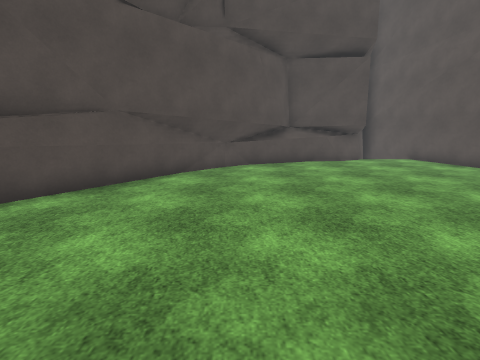
view 1 (above)

13 first-person views from a walk through a scene from a Unity 3-D project. The camera is 1.5 m above the floor, tilts 10° down and sees 80° across. The floor is counted in squares, 1 m on a side. Each view is taken from the middle of a square. On the plan, view 1 faces up. The plan holds only what a view shows up to about 14 squares ahead; the rest is blank. The place goes on beyond the plan. The player character is not drawn. Surface patterns are stand-ins for the level's own textures.

view 2
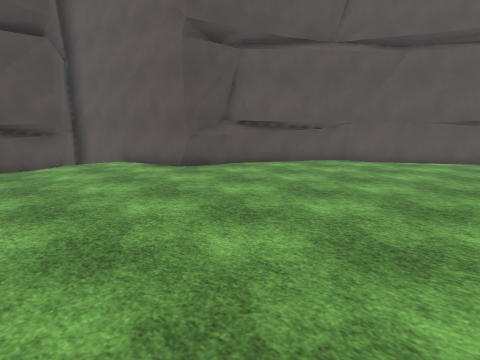

view 3
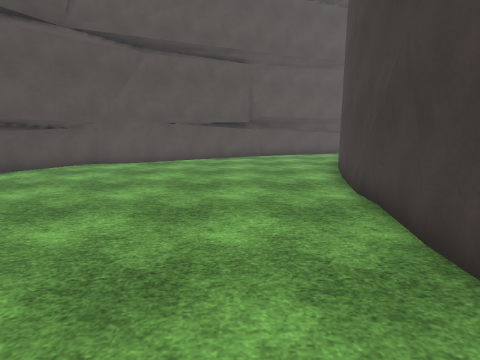

view 4
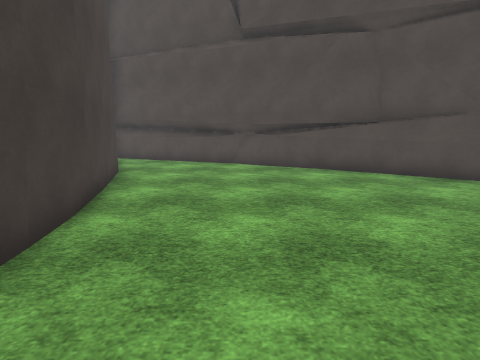

view 5
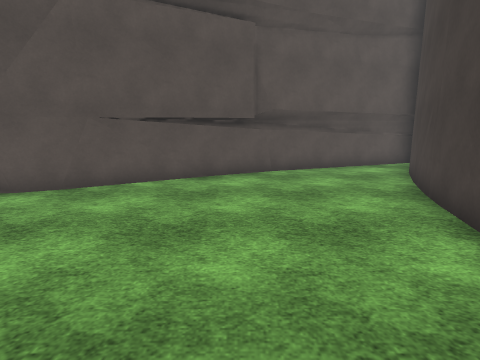

view 6
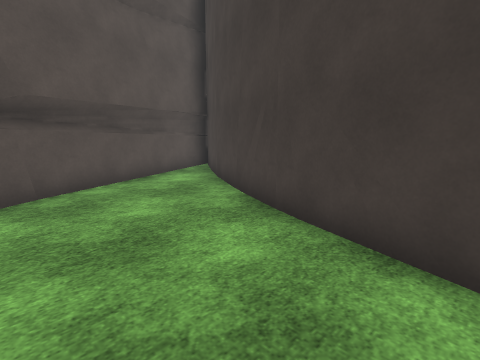

view 7
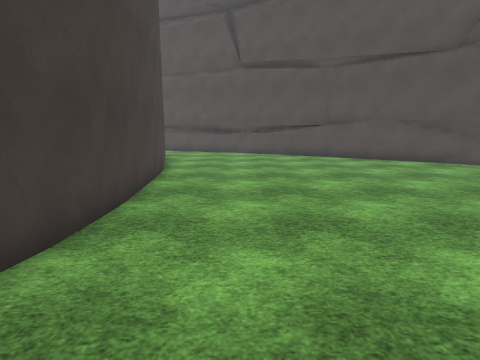

view 8
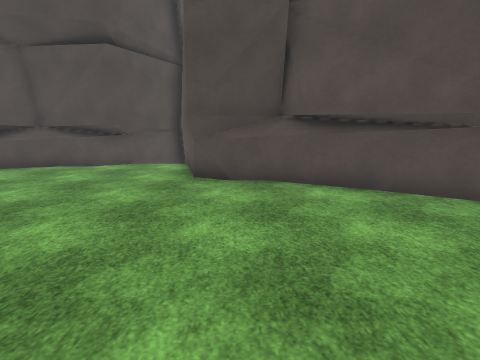

view 9
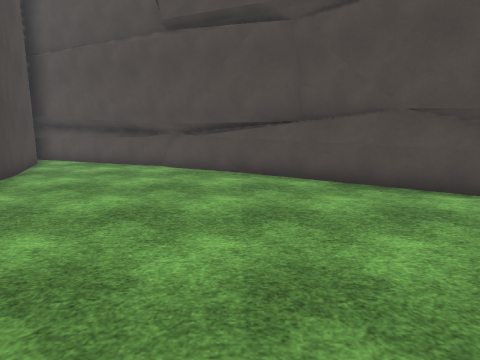

view 10
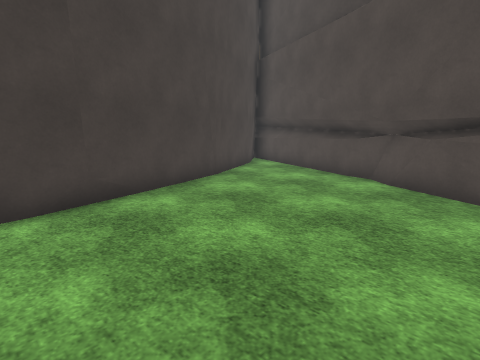

view 11
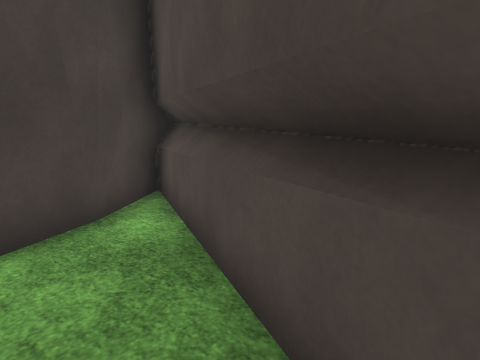

view 12
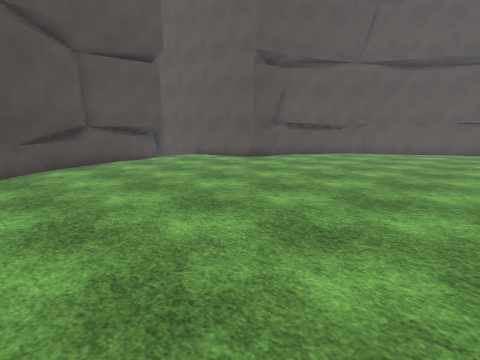

view 13
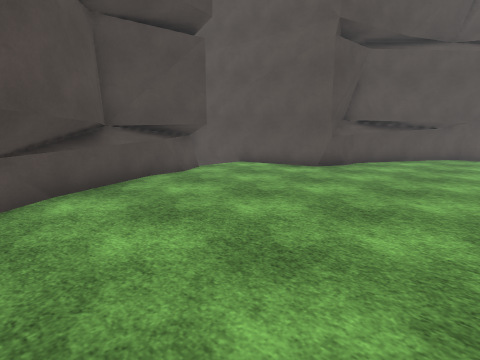

### Floor plan
Points are (right, up) in squares from view 1. A wall is a line through its corners. A room is listed if a view was taken in it or the views show most of it. See-through windows are left out.
Room 1 (views 1, 2, 3, 4, 5, 6, 7, 8, 9, 10, 11, 12, 13)
walls: (5, -1.3) (10.2, -1.6); (7.7, -1.5) (13, -2.3); (2.6, -1.6) (5.1, -1.4); (11.9, -1.9) (16.3, -3.2) (18.6, -4.2); (11.4, 11.1) (9.6, 10.5) (8.4, 15.6); (5.6, 13.7) (2.5, 14.4) (1.8, 13); (-1.5, -2.2) (4.3, -1.3); (4.7, 13.8) (3.6, 13.7); (0.7, 12.5) (-1.7, 10.4); (4.2, 13.9) (-0.4, 11.9); (0.4, 12.4) (-1.5, 11); (1.8, 13.2) (-2.6, 9.3); (-0.6, 11.8) (-6.9, 2.4); (6.1, 14.9) (4.1, 13.8); (16.3, 7.8) (14.5, 9.1); (16.7, 6.5) (16.7, 7.2) (16, 8.1) (11.6, 10.4) (9.7, 10.5); (6.5, 15.6) (5.9, 14.5); (6.6, 15.6) (6.2, 14.3); (-6.4, 3.4) (-7.2, 1.6); (-6.8, 2.3) (-7.9, 1.1) (-8.1, -0.1); (-5.3, -3.4) (-0.8, -2); (-8.1, 0) (-10.4, -5.9); (18.4, -4.1) (21.5, -5.7); (20.4, -0.1) (16.6, 7.1); (19.9, -4.9) (22.2, -6.5); (-8.8, -5.1) (-5.2, -3.4); (-9.9, -5.9) (-8.6, -4.9); (22.9, -6.6) (20.2, 0.2); (23, -6.5) (21, -0.7)
low walls: (9.4, -1.8) (10.6, -1.8); (10.4, 10.4) (9.5, 10.9); (-0.4, 11.9) (-1.7, 10.5); (5.9, 14.5) (4.7, 13.8); (17.2, 5.5) (16.7, 6.5)

Positions as (right, up) in squares from view 1, and headings:
1: (0, 0), facing up
2: (3, 1), facing up-right
3: (4, 1), facing right
4: (5, 1), facing left
5: (10, 1), facing right
6: (13, 1), facing down-right
7: (11, 1), facing left
8: (11, 2), facing up
9: (4, 4), facing left
10: (1, 4), facing down-left
11: (-7, 0), facing down-left
12: (-2, 0), facing up-right
13: (-1, 5), facing up-right
